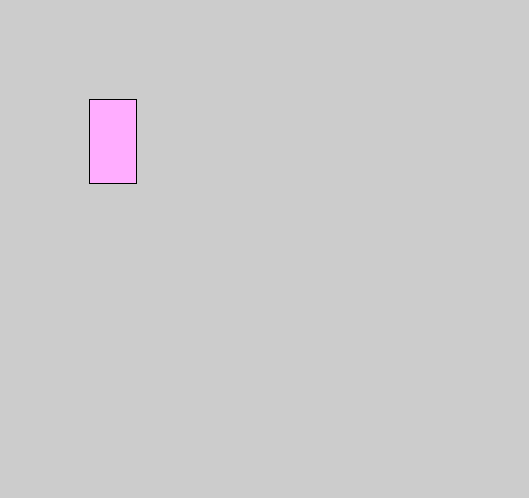
Frame 1 (no input)
Frame 60 (the mouse pressed at the canvas centre just before this capture): identical to frame 1, image omitted
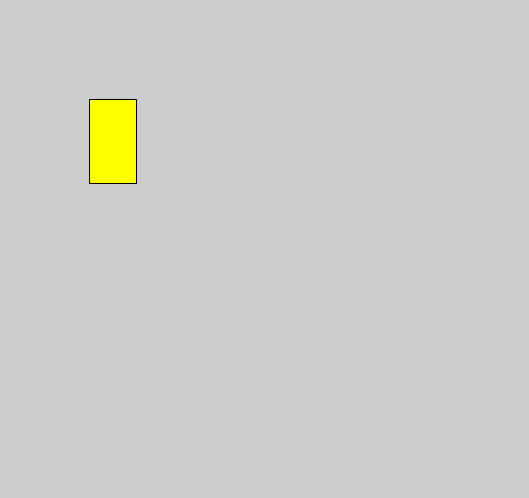
Frame 120 (the mouse held since frame 60 and released just before this capture)

The Processing sketch that drew these frames (run headless with seeded random() and noise(); from frame 60 on, the mouse is pressed at the canvas centre):

// Processing sketch: booker
// ── booker.pde
void setup(){
  
  size(529,498);
  
  
   
fill(999,999,0);
}

void draw()
  
 {

  
if(mousePressed){
fill(255,255,0);

}
else {
  fill(559,173,733);
}

  
  rect(89,99,47,84);
  triangle(991,991,992,992,993,993);
  
ellipse(9700,9990,9979,9399);


}


  
  

  



  
  
  
  
  
  






  
  
  
  
